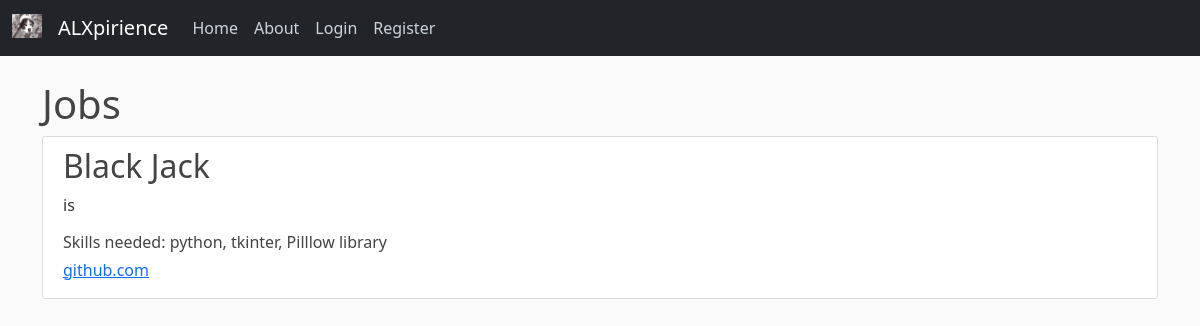
Page /home on the earlier database version.
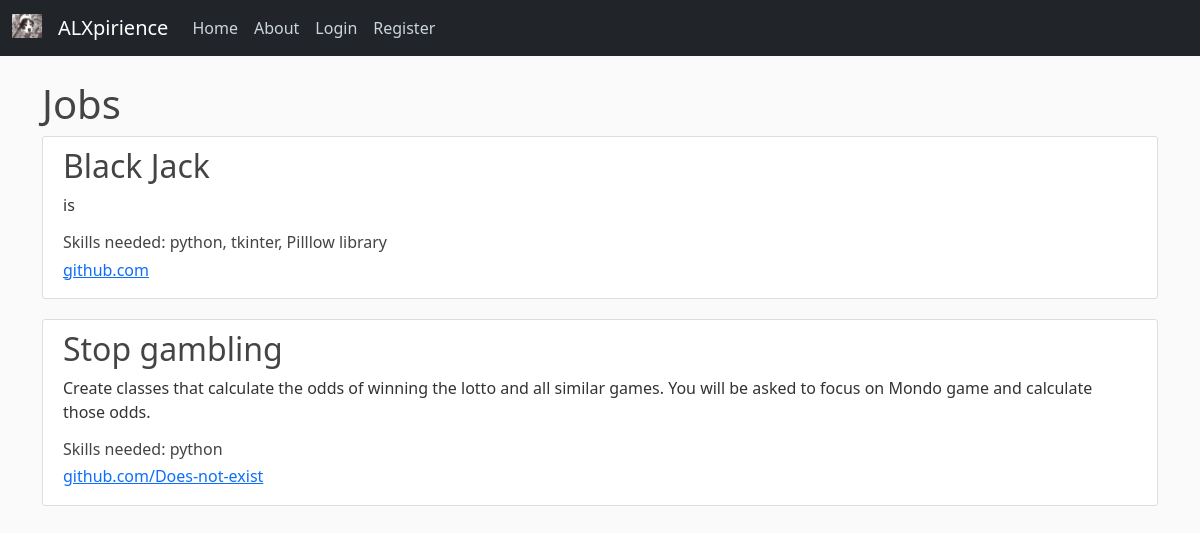
Same page on the later database version.
### expirience/data_base.py (models this page shows)
class Projects(db.Model):
    id = db.Column(db.Integer, primary_key=True, autoincrement=True)
    project_name = db.Column(db.String(100), nullable=False)
    project_description = db.Column(db.Text, nullable=False)
    project_link = db.Column(db.String(120), nullable=False)
    skills_required = db.Column(db.String(120), nullable=False)
    project_status = db.Column(db.String(20), nullable=False, default='pending')
    user_id = db.Column(db.Integer, db.ForeignKey('user.id'), nullable=False)
    def __repr__(self):
        return f"Projects('{self.project_name}', '{self.project_description}', '{self.project_link}', '{self.project_status}')"

### expirience/routes.py (the view)
@app.route('/')
@app.route('/home')
def home():
    jobs = Projects.query.all()
    print(jobs)
    return render_template('home.html', title="Home", jobs=jobs)

### expirience/templates/home.html (shortened to what this page needs)
<!DOCTYPE html>
<html lang="en">
<head>
    <link href="https://cdn.jsdelivr.net/npm/bootstrap@5.0.2/dist/css/bootstrap.min.css" rel="stylesheet">
    <link rel="stylesheet" type="text/css" href="{{ url_for('static', filename='main.css') }}">
</head>
<body>
    <header class="site-header">
        <nav class="navbar navbar-expand-md navbar-dark bg-dark fixed-top">
          <div class="container-fluid">
            <a class="navbar-brand" href="{{ url_for('home') }}">
              <img src="static/images/large.ico" alt="" width="30" height="24" class="d-inline-block align-text-top">
            </a>
            <a class="navbar-brand mr-4" href="/">ALXpirience</a>
            <div class="collapse navbar-collapse" id="navbarToggle">
              <div class="navbar-nav mr-auto">
                <a class="nav-item nav-link" href="{{ url_for('home') }}">Home</a>
                <a class="nav-item nav-link" href="/about">About</a>
              </div>
              <div class="navbar-nav">
                {% if current_user.is_authenticated %}
                  <a class="nav-link dropdown-toggle" href="#" id="navbarDropdown" role="button" data-bs-toggle="dropdown" aria-expanded="false">
                    User: {{ current_user.username }}
                  </a>
                  <ul class="dropdown-menu" aria-labelledby="navbarDropdown">
                    <li><a class="dropdown-item" href="{{ url_for('editprofile') }}">Edit Profile</a></li>
                    <li><a class="dropdown-item" href="{{ url_for('profile') }}">View Profile</a></li>
                    <li><a class="dropdown-item" href="{{ url_for('addskills') }}">Add Skills</a></li>
                    <li><a class="dropdown-item" href="{{ url_for('createproject') }}">Create Job</a></li>
                    <li><a class="dropdown-item" href="{{ url_for('myprojects') }}">View/Delete My Jobs</a></li>
                  </ul>
                    <a class="nav-item nav-link" href="{{ url_for('jobs') }}">Jobs</a>
                    <a class="nav-item nav-link" href="{{ url_for('logout') }}">Logout</a>
                {% else %}
                  <a class="nav-item nav-link" href="{{ url_for('login') }}">Login</a>
                  <a class="nav-item nav-link" href="{{ url_for('register') }}">Register</a>
                {% endif %}
              </div>
            </div>
          </div>
        </nav>
    </header>
    <main role="main" class="container">
      <h1>Jobs</h1>
      {% for job in jobs %}
      <article class="media content-section">
        <div class="media-body">
            <h2 class="article-title" href="#">{{ job.project_name }}</h2>
            <p class="article-content">{{ job.project_description }}</p>
            <h6 href="#">Skills needed: {{ job.skills_required }}</h6>
            <h6><a href="https://{{ job.project_link }}" target="_blank">{{ job.project_link }}</a></h6>
        </div>
      </article>
      {% endfor %}
    </main>
</body>
</html>

### expirience/static/main.css (style rules this page uses)
body { background: #fafafa; color: #333333; margin-top: 5rem; }
h1, h2, h3, h4, h5, h6 { color: #444444; }
.site-header .navbar-nav .nav-link { color: #cbd5db; }
.content-section { background: #ffffff; padding: 10px 20px; border: 1px solid #dddddd; border-radius: 3px; margin-bottom: 20px; }
.article-title { color: #444444; }
.article-content { white-space: pre-line; }

Differences in the rows shown:
added Projects: project_name "Stop gambling", project_description "Create classes that calculate the odds of winning the lotto and all similar games. You will be asked to focus on Mondo game and calculate those odds.", skills_required "python", project_link "github.com/Does-not-exist"
